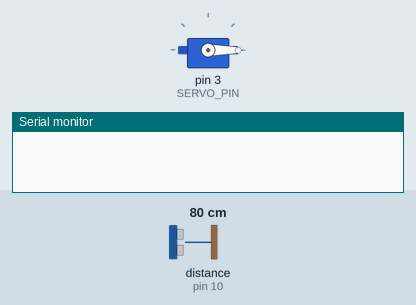
Bench run of a sketch on a simulated Arduino Uno, built with avr-gcc and run on an emulated ATmega328P. Parts: servo, the last lines printed to the serial monitor. Wiring (inferred from the names in the program): ultrasonic range finder: trigger pin 9; echo pin 10. The inputs (shaded band) are chosen by the test bench; at power-on: distance to the obstacle (sensor on pin 10) 80 cm. The echo pulse lasts 58.3 µs per cm.

Above: at 1.5 s.
1.6 s: distance to the obstacle (sensor on pin 10) set to 12 cm
3.1 s: distance to the obstacle (sensor on pin 10) set to 9 cm
At 4.5 s:
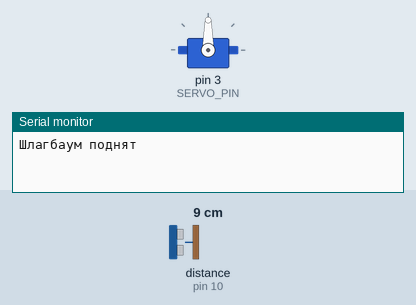
Timing chart, 0 to 6.1 s (numbered marks = the images above; inputs shaded):
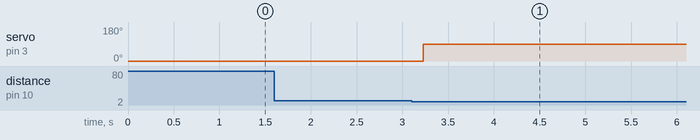

The sketch:

m2_parkovka.ino
```cpp
// Модуль 2. Умная парковка (с фильтром и гистерезисом)
#include <Servo.h>

const int TRIG = 9, ECHO = 10;
const int SERVO_PIN = 3;
const int OPEN_CM = 10;           // ближе — машина у въезда
const int CLOSE_CM = 15;          // дальше — машины нет (гистерезис)
const int NEED = 3;               // столько измерений подряд нужно для решения
const unsigned long HOLD = 2000;  // ждём 2 с без машины, потом опускаем

Servo barrier;
bool isOpen = false;
unsigned long lastSeen = 0, lastMove = 0;
int nearCount = 0, farCount = 0;

long distanceCm() {
  digitalWrite(TRIG, LOW);
  delayMicroseconds(2);
  digitalWrite(TRIG, HIGH);
  delayMicroseconds(10);
  digitalWrite(TRIG, LOW);
  long t = pulseIn(ECHO, HIGH, 30000);    // ждём эхо не дольше 30 мс
  if (t == 0) return 999;                 // эхо не вернулось
  return t / 58;
}

void setup() {
  pinMode(TRIG, OUTPUT);
  pinMode(ECHO, INPUT);
  barrier.attach(SERVO_PIN);
  barrier.write(0);                       // шлагбаум опущен
  Serial.begin(9600);
}

void loop() {
  delay(60);                              // пауза между измерениями по документации
  // 0.7 с после движения не меряем: мотор берёт много тока,
  // а шлагбаум может попасть в поле зрения датчика
  if (millis() - lastMove < 700) { nearCount = 0; farCount = 0; return; }

  long d = distanceCm();
  if (d < 2) return;                      // ошибка измерения — пропускаем

  if (d < OPEN_CM) { nearCount++; farCount = 0; }
  else if (d > CLOSE_CM) { farCount++; nearCount = 0; }
  else { nearCount = 0; farCount = 0; }  // зона 10–15 см: ничего не меняем

  if (nearCount >= NEED) {
    lastSeen = millis();
    if (!isOpen) { barrier.write(90); isOpen = true; lastMove = millis(); Serial.println("Шлагбаум поднят"); }
  } else if (isOpen && farCount >= NEED && millis() - lastSeen > HOLD) {
    barrier.write(0); isOpen = false; lastMove = millis(); Serial.println("Шлагбаум опущен");
  }
}
```

Measured:
- the behaviour switches between 11 and 10 cm on distance to the obstacle (sensor on pin 10) (found by bisection; images 0 and 1)
- after the input at 1.6 s, every drawn part: stays the same
- after the input at 3.1 s, servo on pin 3 (SERVO_PIN): 0° → 90° after 0.13 s
